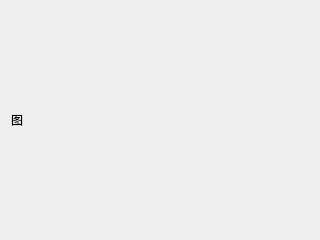
<?xml version="1.0" encoding="UTF-8"?>
<ui version="4.0">
 <class>Camera</class>
 <widget class="QWidget" name="Camera">
  <property name="geometry">
   <rect>
    <x>0</x>
    <y>0</y>
    <width>320</width>
    <height>240</height>
   </rect>
  </property>
  <property name="windowTitle">
   <string>Form</string>
  </property>
  <layout class="QVBoxLayout" name="verticalLayout">
   <item>
    <widget class="QLabel" name="cameraLabel">
     <property name="text">
      <string>图</string>
     </property>
    </widget>
   </item>
  </layout>
 </widget>
 <resources/>
 <connections/>
</ui>
